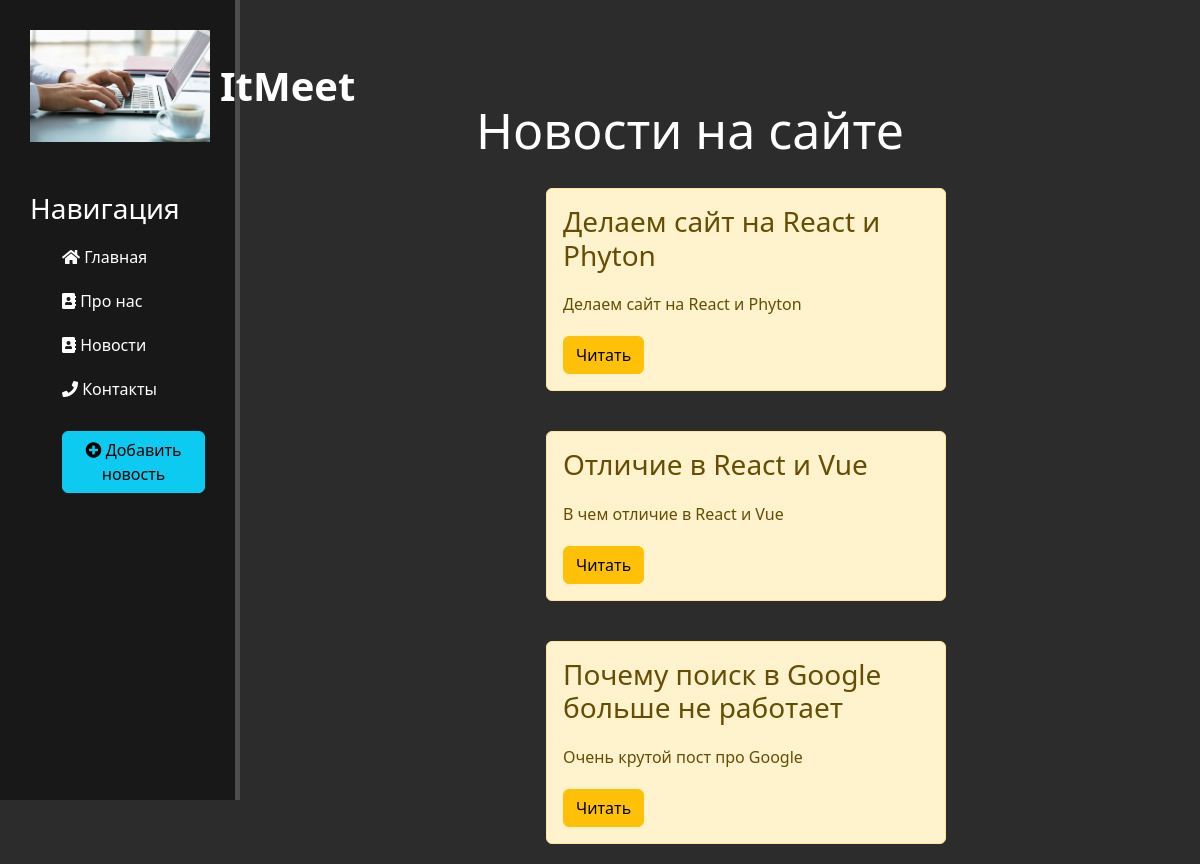
Before: /news/ with the older database file.
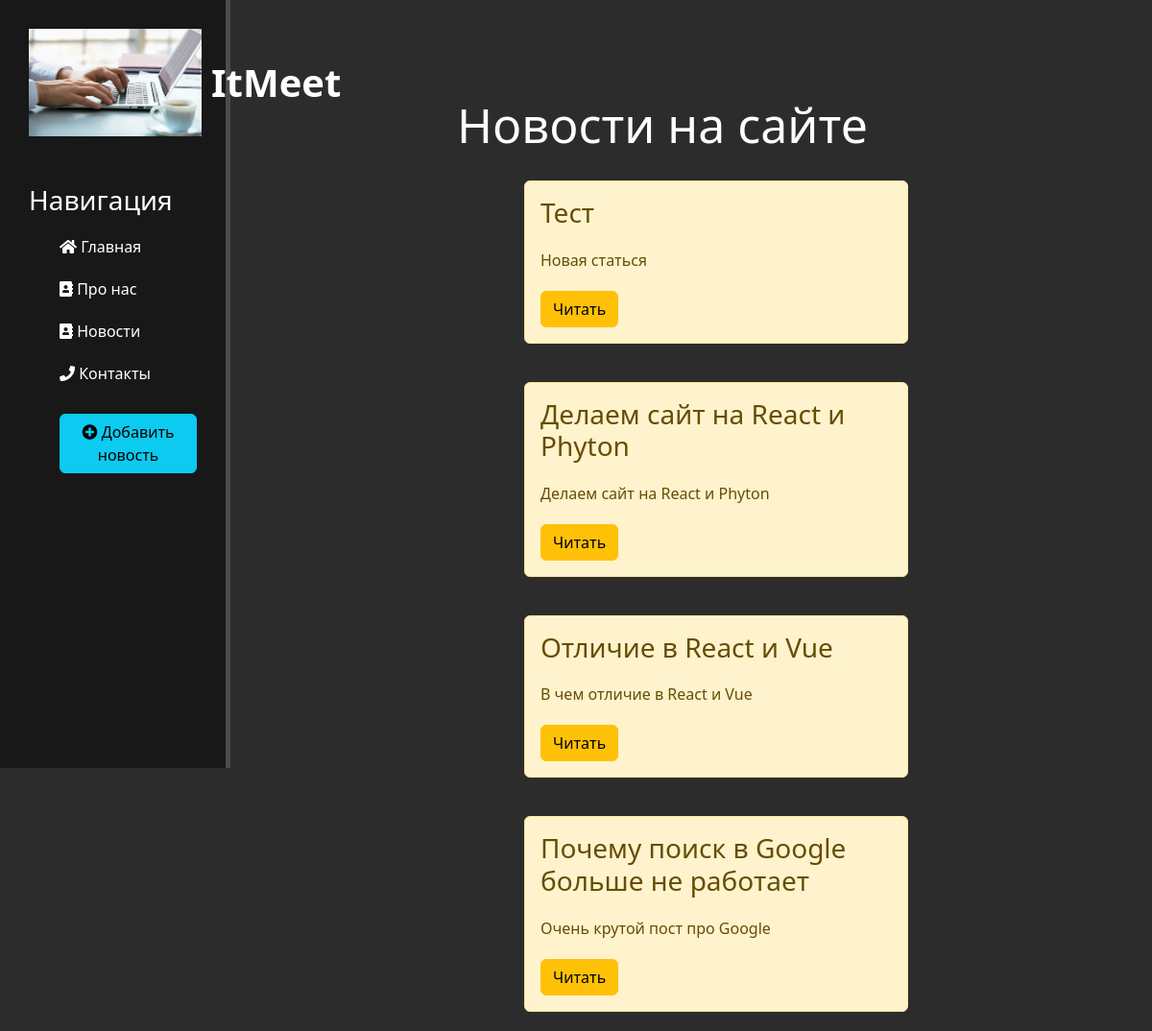
After: the same page with the newer database file.
### news/models.py (models this page shows, shortened)
class Artiles(models.Model):
    title = models.CharField('Название', max_length=50)
    anons = models.CharField('Анонс', max_length=250)
    full_text = models.TextField('Статья')
    data = models.DateTimeField('Дата публикации')
    class Meta:
        verbose_name = 'Новость'
        verbose_name_plural = 'Новости'

### news/views.py (the view)
def news_home(request):
    news = Artiles.objects.order_by('-data')
    return render(request, 'news/news_home.html', {'news':news})

### news/templates/news/news_home.html (shortened to what this page needs)
{% extends 'main/layout.html' %}
{% block content %}
    <div class="features">
        <h1>Новости на сайте</h1>
        {% if news %}
            {% for el in news %}
                <div class="alert alert-warning">
                    <h3>{{el.title}}</h3>
                    <p>{{ el.anons }}</p>
                    <a href="{% url 'news-detail' el.id %}" class="btn btn-warning">Читать<a>
                </div>
            {% endfor %}
        {% else %}
            <p>У вас нет записей!</p>
        {% endif %}
    </div>
{% endblock %}

Changed rows visible on the page:
added Artiles: title "Тест", anons "Новая статься"
